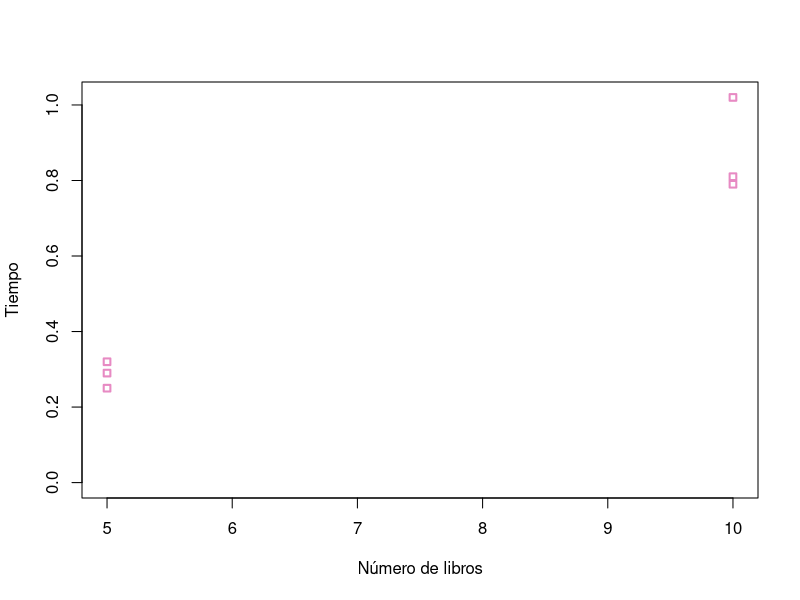

Write R code to recreate this figure.

setwd("~/Documentos/IA/Practica-IA-Planning")
PDDL <- read.table("formato.txt", header = TRUE, sep = " ")

#install.packages("RColorBrewer")
library(RColorBrewer)
palette <- brewer.pal(name="Set2", n=6)
#dev.new()
plot(PDDL$tiempo ~ PDDL$libros, ylim=range(0, PDDL$tiempo), type="p",
     col=palette[4], lwd=2, pch=22,
     ylab="Tiempo", xlab="Número de libros")
